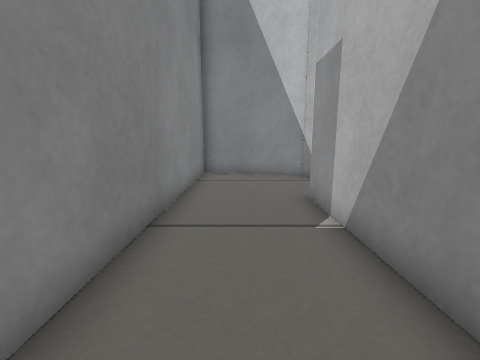
view 1 (above)

16 first-person views from a walk through a world built for the Gazebo simulator. The camera is 0.34 m above the floor, tilts 10° down and sees 90° across. The floor is counted in squares, 0.2 m on a side. Each view is taken from the middle of a square. On the plan, view 1 faces up. The plan holds only what a view shows up to about 14 squares ahead; the rest is blank.

view 2
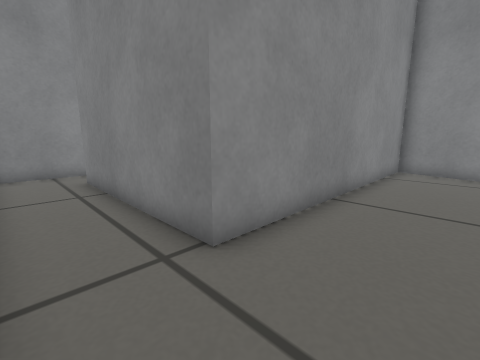

view 3
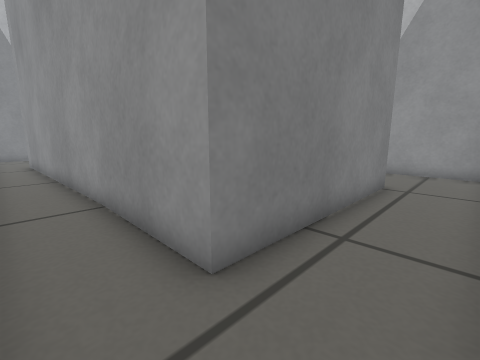

view 4
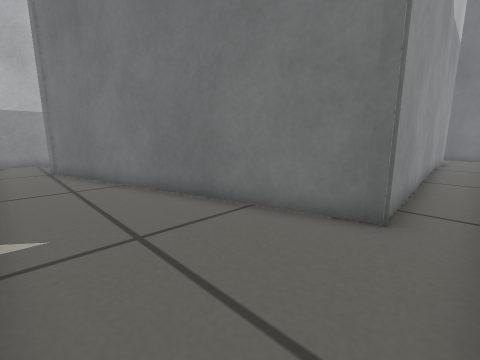

view 5
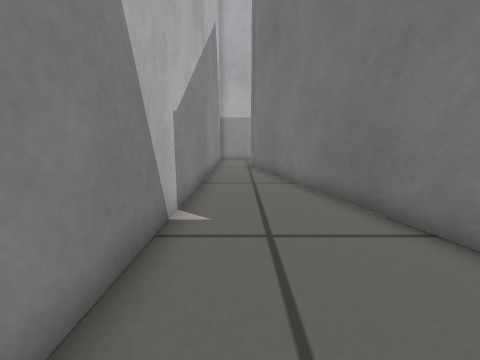

view 6
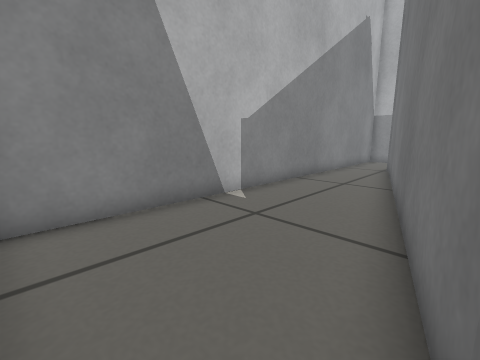

view 7
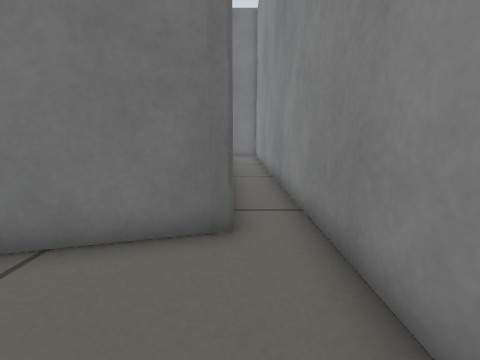

view 8
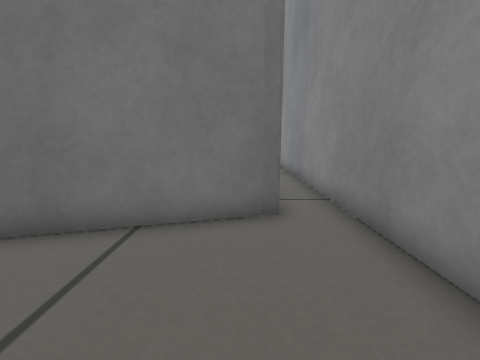

view 9
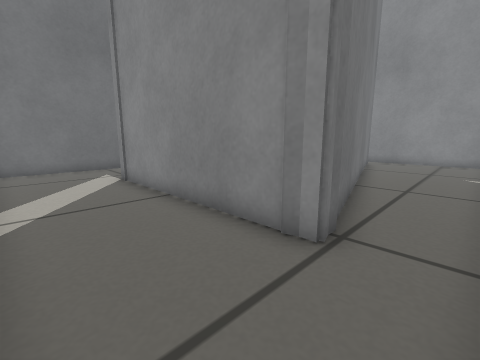

view 10
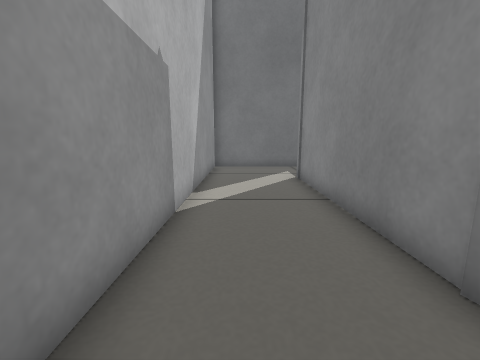

view 11
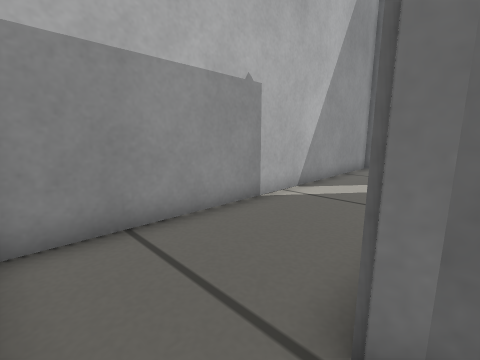

view 12
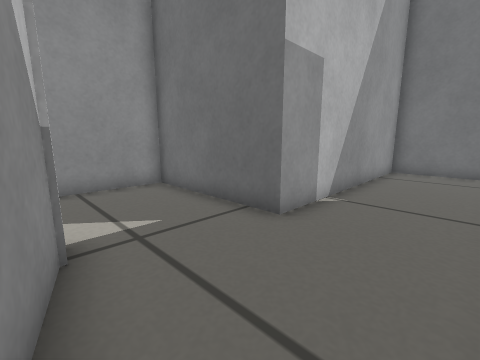

view 13
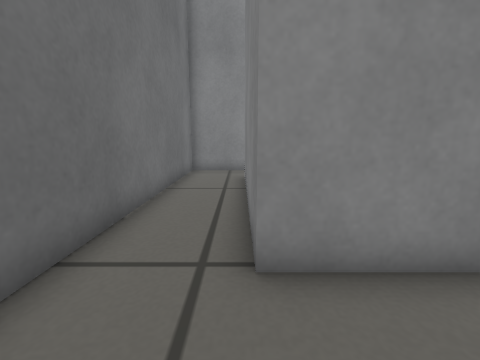

view 14
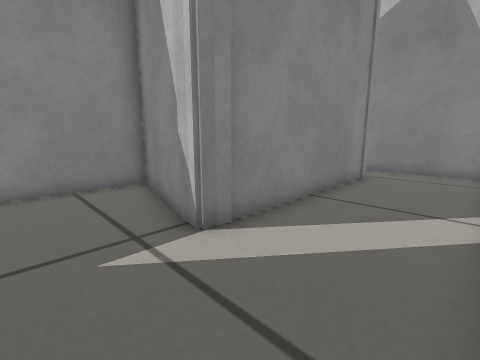

view 15
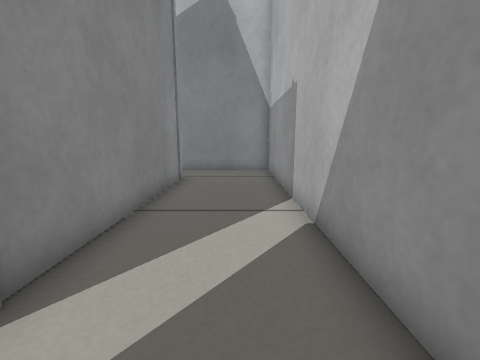

view 16
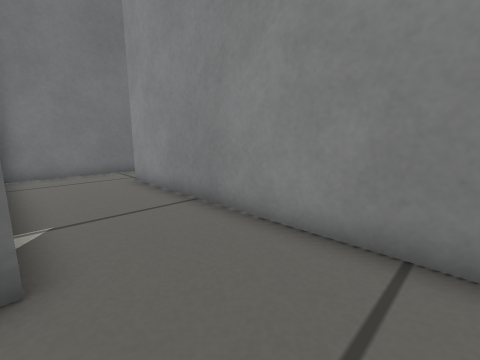

### Floor plan
Ten units are one square. View 1 is at (0, 0); x grows to the right and y downward. Boxes are objects, and circles mark ways between rooms. Rooms are numbered by the first view taken in them; rooms with no view inside come last. Other rooms are left out.
<svg viewBox="-120 -220 200 250">
<path fill="none" stroke="#000" d="M15 -109 -18 -118 -18 -2 -93 -2 -93 -135M-93 -48 -97 -136M-115 -8 -115 25 20 25 20 -68M-115 -135 -115 -56M-98 -154 -99 -158 8 -187M-115 -211 -115 -135M-93 -135 -93 -155M-97 -136 -98 -158M-4 -215 -111 -215M36 -113 34 -105 27 -105M35 -193 35 -105M34 -104 15 -109M27 -193 34 -193 36 -186M8 -187 34 -194M20 -68 75 -68 75 -215 -4 -215"/>
<circle cx="-110" cy="-130" r="3" fill="#2a7"/>
<circle cx="25" cy="-90" r="3" fill="#2a7"/>
<circle cx="5" cy="-205" r="3" fill="#2a7"/>
<text x="-10" y="-40">1</text>
<text x="-70" y="-190">2</text>
<text x="50" y="-150">3</text>
</svg>
Room 1 opens to room 2. Room 1 opens to room 3. Room 2 opens to room 3.

Where each view was taken, in squares from view 1:
view 1: 0 up, 0 right, facing up
view 2: 2 down, 1 right, facing up-left
view 3: 2 down, 11 left, facing up-right
view 4: 21 up, 11 left, facing down-right
view 5: 20 up, 11 left, facing right
view 6: 16 up, 11 left, facing up-right
view 7: 20 up, 10 left, facing down
view 8: 21 up, 9 left, facing down
view 9: 21 up, 7 right, facing down-left
view 10: 21 up, 6 right, facing down
view 11: 21 up, 3 right, facing down-right
view 12: 11 up, 1 left, facing down-right
view 13: 0 up, 1 right, facing left
view 14: 8 up, 7 right, facing up-left
view 15: 9 up, 6 right, facing up
view 16: 10 up, 2 right, facing down-left
